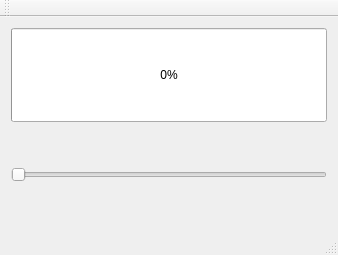
<?xml version="1.0" encoding="UTF-8"?>
<ui version="4.0">
 <class>MainWindow</class>
 <widget class="QMainWindow" name="MainWindow">
  <property name="enabled">
   <bool>true</bool>
  </property>
  <property name="geometry">
   <rect>
    <x>0</x>
    <y>0</y>
    <width>338</width>
    <height>255</height>
   </rect>
  </property>
  <property name="sizePolicy">
   <sizepolicy hsizetype="Ignored" vsizetype="Ignored">
    <horstretch>0</horstretch>
    <verstretch>0</verstretch>
   </sizepolicy>
  </property>
  <property name="mouseTracking">
   <bool>true</bool>
  </property>
  <property name="focusPolicy">
   <enum>Qt::NoFocus</enum>
  </property>
  <property name="acceptDrops">
   <bool>false</bool>
  </property>
  <property name="windowTitle">
   <string>MainWindow</string>
  </property>
  <property name="autoFillBackground">
   <bool>true</bool>
  </property>
  <property name="tabShape">
   <enum>QTabWidget::Rounded</enum>
  </property>
  <property name="dockNestingEnabled">
   <bool>true</bool>
  </property>
  <widget class="QWidget" name="centralWidget">
   <property name="enabled">
    <bool>true</bool>
   </property>
   <property name="sizePolicy">
    <sizepolicy hsizetype="Ignored" vsizetype="Ignored">
     <horstretch>0</horstretch>
     <verstretch>0</verstretch>
    </sizepolicy>
   </property>
   <layout class="QGridLayout" name="gridLayout">
    <item row="2" column="0">
     <widget class="QSlider" name="Slider">
      <property name="enabled">
       <bool>true</bool>
      </property>
      <property name="sizePolicy">
       <sizepolicy hsizetype="Ignored" vsizetype="Ignored">
        <horstretch>0</horstretch>
        <verstretch>0</verstretch>
       </sizepolicy>
      </property>
      <property name="mouseTracking">
       <bool>true</bool>
      </property>
      <property name="maximum">
       <number>100</number>
      </property>
      <property name="orientation">
       <enum>Qt::Horizontal</enum>
      </property>
      <property name="invertedControls">
       <bool>false</bool>
      </property>
     </widget>
    </item>
    <item row="1" column="0">
     <widget class="QProgressBar" name="progressBar">
      <property name="sizePolicy">
       <sizepolicy hsizetype="Ignored" vsizetype="Ignored">
        <horstretch>0</horstretch>
        <verstretch>0</verstretch>
       </sizepolicy>
      </property>
      <property name="value">
       <number>0</number>
      </property>
     </widget>
    </item>
   </layout>
  </widget>
  <widget class="QMenuBar" name="menuBar">
   <property name="geometry">
    <rect>
     <x>0</x>
     <y>0</y>
     <width>338</width>
     <height>21</height>
    </rect>
   </property>
  </widget>
  <widget class="QToolBar" name="mainToolBar">
   <attribute name="toolBarArea">
    <enum>TopToolBarArea</enum>
   </attribute>
   <attribute name="toolBarBreak">
    <bool>false</bool>
   </attribute>
  </widget>
  <widget class="QStatusBar" name="statusBar"/>
 </widget>
 <layoutdefault spacing="6" margin="11"/>
 <resources/>
 <connections/>
</ui>
